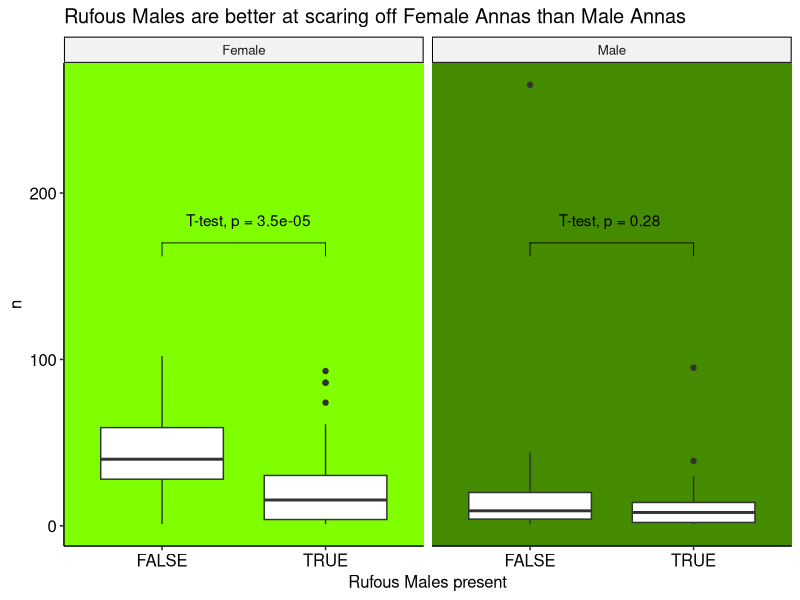
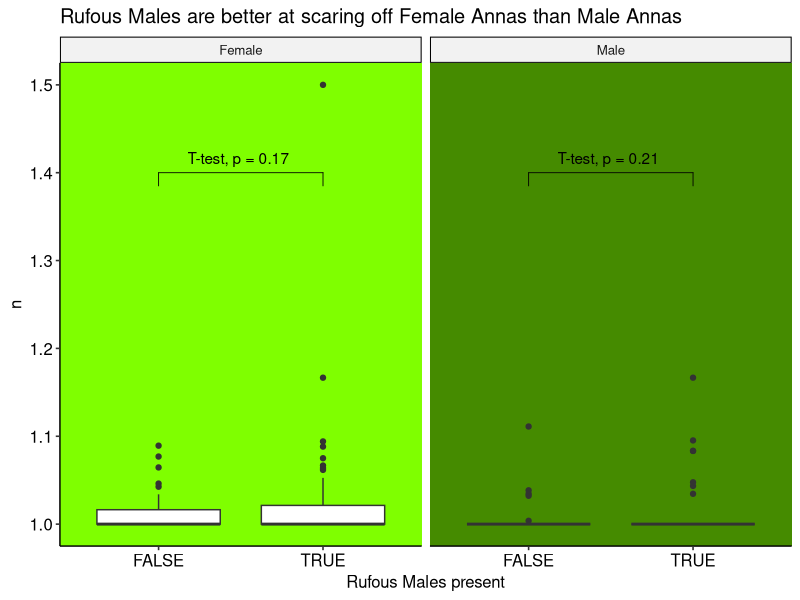
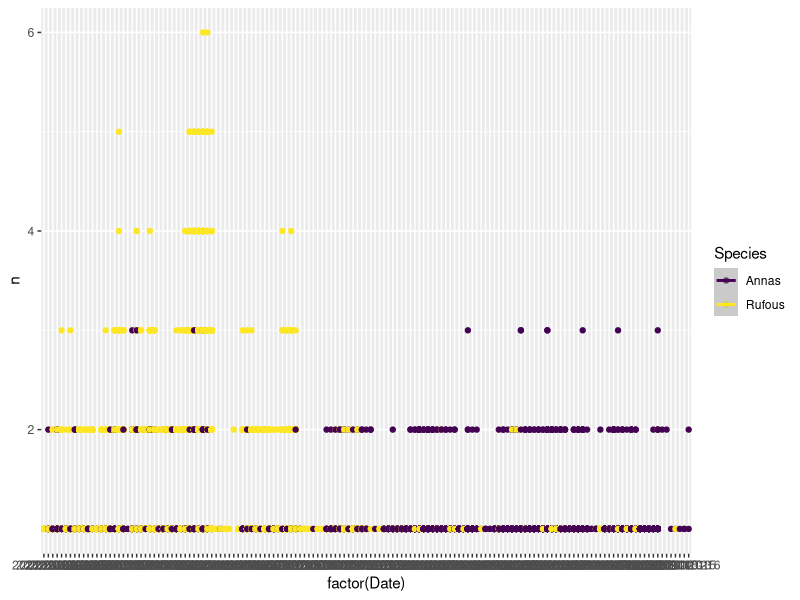
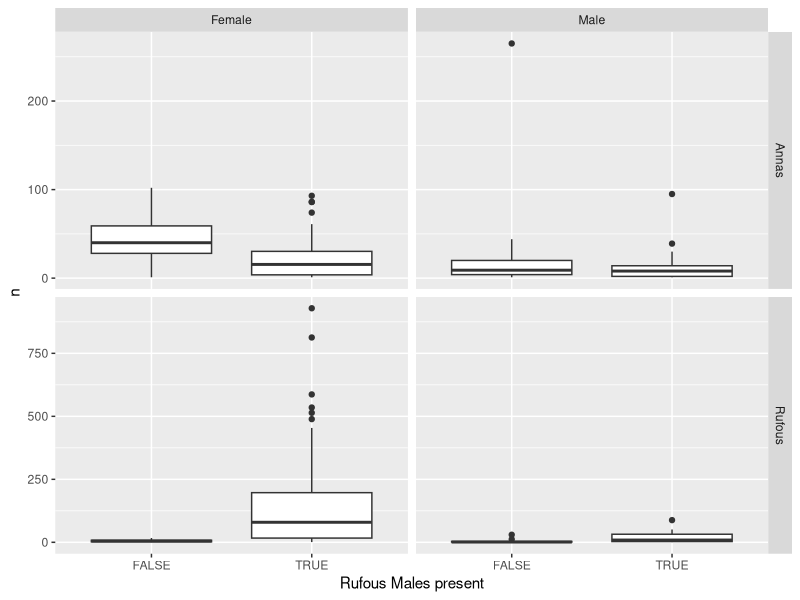
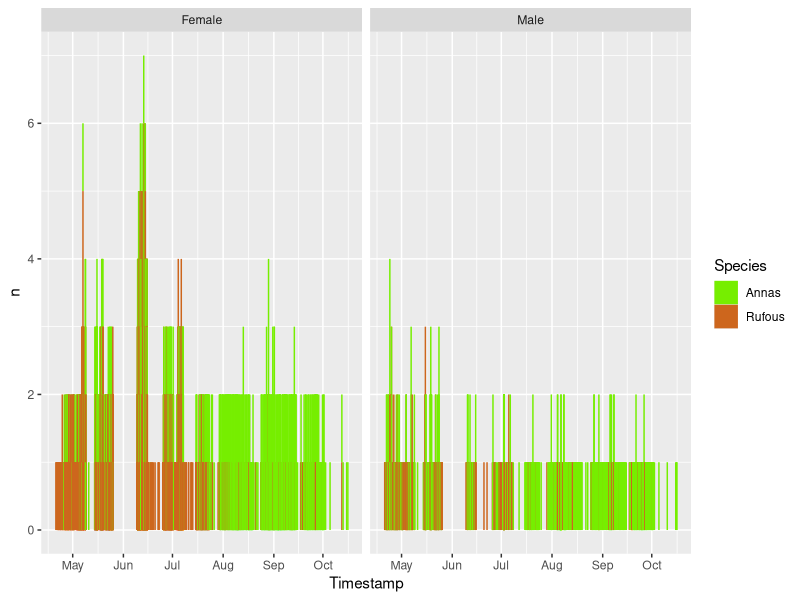
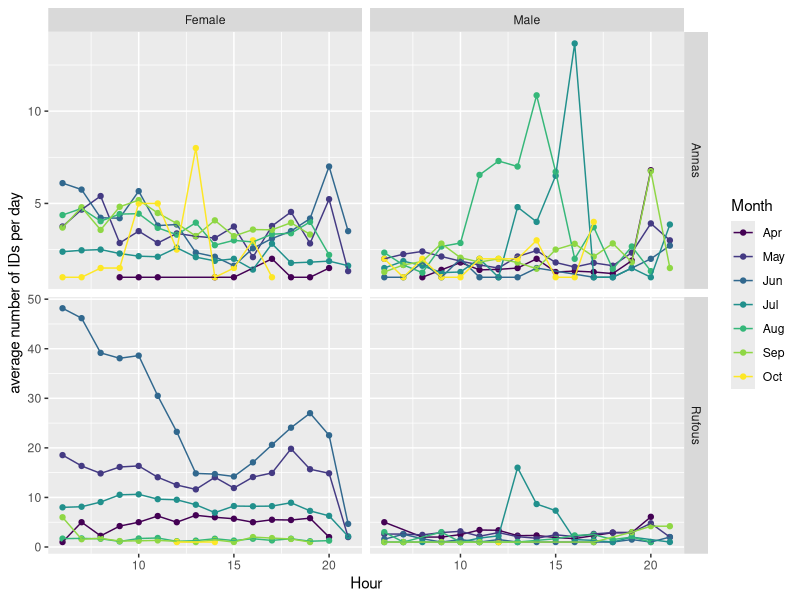
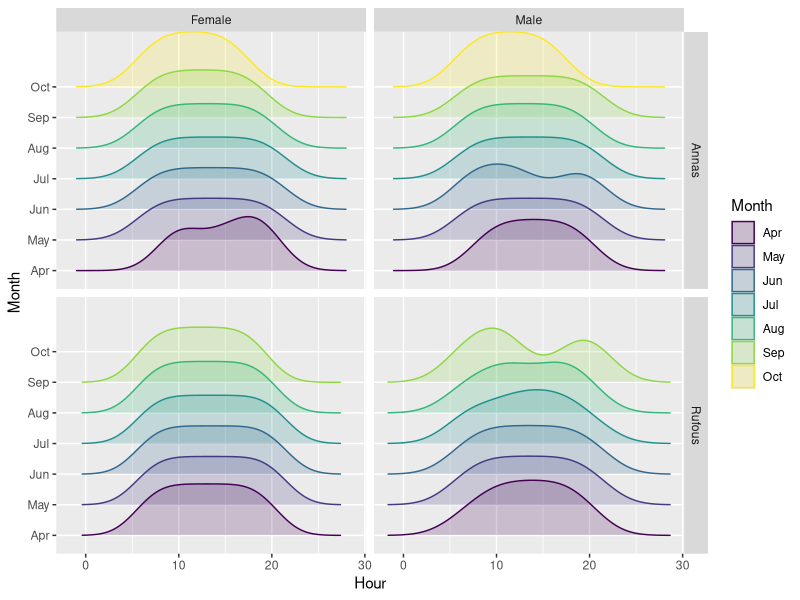
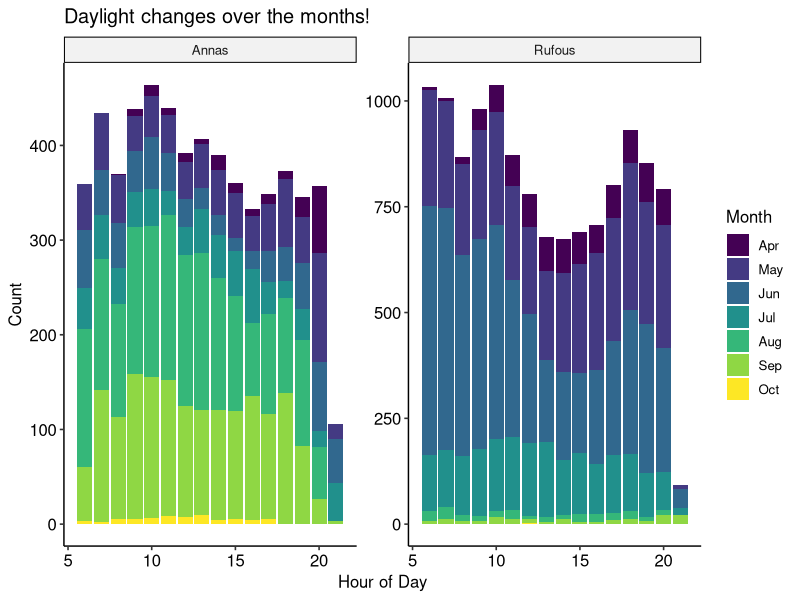

Reproduce these figures in R, in order.
## ---- chunk 1
library(tidyverse)
library(lubridate)
library(patchwork)
library(ggpubr)

#weather <- read_csv('https://github.com/teaswamp-creations/galiwatch.ca/raw/quarto-website/posts/hummer-watch/WS_hours.csv') %>%
weather <- read_csv('WS_hours.csv') %>%
  # retain only non-duplicates
  distinct() %>%
  # Clean up timestamps, convert to celsius
  mutate(Date = ymd(Date), 
         MergeTime = ymd_hms(paste(Date, Time)),
         `Temp C` = (`Outdoor Temperature F`-32) * (5/9)
         )

# classifier labels
classes = c('Rufous_Male', 'Annas_Male', 'Person', 'Annas_Female', 'Rufous_Female')

# read in bird detection data, and do some basic data cleaning
#bird <- read_csv('https://raw.githubusercontent.com/teaswamp-creations/galiwatch.ca/quarto-website/posts/hummer-watch/2021_reprocessed_hummers_combo_2023.csv') %>% 
bird <- read_csv('2021_reprocessed_hummers_combo_2023.csv') %>%
  # lookup labels
  mutate(class = classes[label + 1]) %>%
  # put columns into tidy format
  separate(class, into=c('Species', 'Sex'), sep='_') %>%
  separate(image, into=c('Date', 'image'), sep="_", remove = F) %>%
  separate(image, into=c('hhmm'), sep=".jpg", extra = 'drop') %>%
  # clean up timestamps
  mutate(Timestamp = ymd_hm(paste(Date, hhmm))) %>%
  # remove people
  filter(label != 2) %>%
  # change column types, correct for variable image size
  mutate(Date=ymd(Date),
         Month=factor(month(Date, label = T)),
         Hour=hour(Timestamp),
         Species = ordered(Species),
         Sex = factor(Sex),
         ymin2 = ymin,
         ymin = (y_size - ymax),
         ymax = (y_size - ymin2),
         MergeTime = floor_date(Timestamp, 'hour')
  ) %>%
  # correct for variable image size
  mutate(
    ymin = ifelse(y_size == 420, ymin * (616/420), ymin),
    ymax = ifelse(y_size == 420, ymax * (616/420), ymax),
    xmin = ifelse(y_size == 420, xmin * (616/420), xmin),
    xmax = ifelse(y_size == 420, xmax * (616/420), xmax),
  )


bird$batch <- 1
bird$batch <- ifelse(bird$Timestamp > ymd_hms('2021-05-08 00:00:00'),2,bird$batch)
bird$batch <- ifelse(bird$Timestamp > ymd_hms('2021-05-11 00:00:00'),3,bird$batch)
bird$batch <- ifelse(bird$Timestamp > ymd_hms('2021-06-13 12:21:00'),4,bird$batch)                  
bird$batch <- factor(bird$batch)

bird_c <- bird %>% 
  mutate(Month = month(Date, label=T)) %>%
  group_by(batch) %>%
  mutate(across(c(xmin, xmax, ymin, ymax), ~ .x-mean(.x)) ) %>%
  mutate(xmid = (xmax+xmin)/2, ymid = (ymax+ymin)/2)

## ---- chunk 2

# total number of birds per day
bird %>%
  filter(Species=='Annas') %>%
  mutate('Rufous Males present' = Date < ymd('2021-07-31')) %>%
  group_by(Date,`Rufous Males present`, Sex, .groups='keep') %>%
  summarize(n=n()) %>%
  ggplot(aes(x=`Rufous Males present`, y = n)) +
  geom_rect(aes(fill = Sex),xmin = -Inf,xmax = Inf, ymin = -Inf,ymax = Inf, show.legend = F) + 
  geom_boxplot() + 
  facet_wrap("~Sex") + 
  stat_compare_means(method = "t.test", label.y = 180, label.x = 1.3) + 
  geom_bracket(xmin = 1, xmax = 2, label = '', y.position = c(170)) +
  theme_pubr() + 
  labs(title='Rufous Males are better at scaring off Female Annas than Male Annas') + 
  scale_fill_manual(values = c('chartreuse1', 'chartreuse4'))

# average number of birds per image per day
bird %>%
  filter(Species=='Annas') %>%
  mutate('Rufous Males present' = Date < ymd('2021-07-31')) %>%
  
  group_by(Date,`Rufous Males present`, Timestamp, Sex, .groups='keep') %>%
  summarize(n=n()) %>%
  group_by(Date, `Rufous Males present`, Sex) %>%
  summarize(n=mean(n), .groups = 'keep') %>%
  
  ggplot(aes(x=`Rufous Males present`, y = n)) +
  geom_rect(aes(fill = Sex),xmin = -Inf,xmax = Inf, ymin = -Inf,ymax = Inf, show.legend = F) + 
  geom_boxplot() + 
  facet_wrap("~Sex") + 
  stat_compare_means(method = "t.test", label.y = 1.41, label.x = 1.3) + 
  geom_bracket(xmin = 1, xmax = 2, label = '', y.position = 1.4) +
  theme_pubr() + 
  labs(title='Rufous Males are better at scaring off Female Annas than Male Annas') + 
  scale_fill_manual(values = c('chartreuse1', 'chartreuse4'))


bird %>%
  group_by(Date, Timestamp, Species, .groups='keep') %>%
  summarize(n=n()) %>%
  #group_by(Date, Species) %>%
  #summarize(n=mean(n), .groups = 'keep') %>%
  ggplot(aes(x=factor(Date), y = n, colour=Species)) + 
  geom_point()+
  geom_smooth(aes(colour =Species), method='lm', formula='y~poly(x,4)')

bird %>%
  #filter(Species=='Annas') %>%
  mutate('Rufous Males present' = Date < ymd('2021-07-31')) %>%
  group_by(Date, `Rufous Males present`, Species, Sex) %>%
  summarize(n=n()) %>%
  ggplot(aes(x=`Rufous Males present`, y = n)) +
  geom_boxplot() +
  facet_grid(rows =vars(Species), cols = vars(Sex), scales='free')



## ---- chunk 3
bird  %>%group_by(Timestamp, Species, Sex) %>% summarize(n=n()) %>% ggplot() +aes(x = Timestamp, y=n, color = Species, fill=Species) + geom_bar(stat='identity') + facet_wrap('~Sex') +scale_color_manual(values=c('chartreuse2', 'chocolate3'))+scale_fill_manual(values=c('chartreuse2', 'chocolate3'))
## ---- chunk 4
bird %>%
  group_by(Date, Month = factor(month(Timestamp, label=T)), Hour= hour(Timestamp), Species, Sex) %>%
  summarise(n=n(), .groups='keep') %>%
  group_by(Month, Hour, Species, Sex,.groups='keep') %>%
  summarize(mean_n = mean(n)) %>%
  ggplot(aes(x=Hour, y = mean_n, colour = Month)) + 
  geom_point() + geom_line() + 
  facet_grid(rows = vars(Species), cols = vars(Sex), scales = 'free')+ 
  labs(y='average number of IDs per day')

## ---- chunk 5
bird %>%
  mutate(Hour = hour(Timestamp), Month = factor(month(Timestamp, label=T))) %>%
  group_by(Month, Hour, Species, Sex) %>%
  summarise(n=n()) %>%
  ggplot(aes(x = Hour, y = Month, fill=Month, color =Month)) +
  ggridges::geom_density_ridges(alpha= 0.2) + 
  facet_grid(rows = vars(Species), cols = vars(Sex))


bird %>%
  mutate(Hour = hour(Timestamp), Month = factor(month(Timestamp, label=T))) %>%
  ggplot() +
  aes(x=Hour, fill=Month) +
  geom_bar() + 
  theme_pubr() + theme(legend.position = 'right') +
  facet_wrap('~Species', scale='free') +
  labs(x = 'Hour of Day', y = 'Count', title = 'Daylight changes over the months!')
